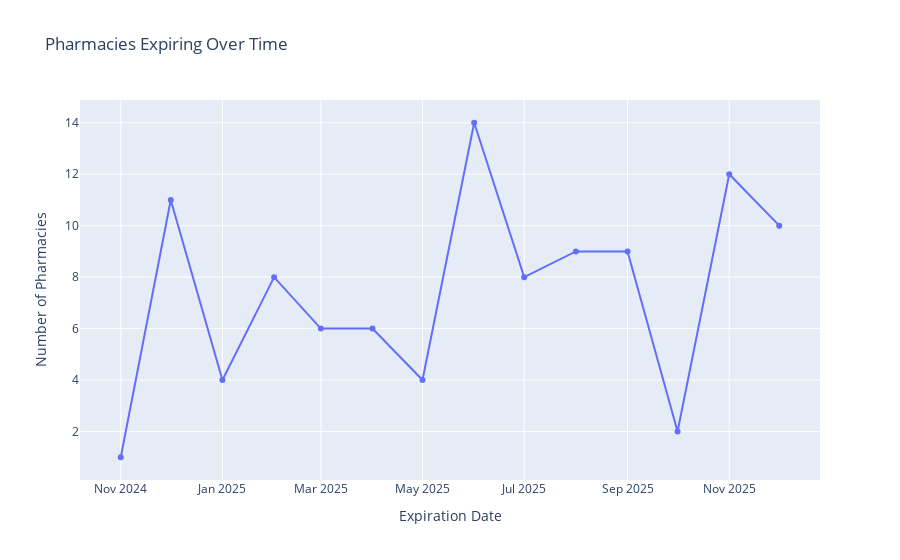

Notebook code for this chart:
### Markdown cell above
### When will the available pharmacies licenses expire?

### Code cell
# Step 1: Convert 'Expiration Date' to datetime (if not already done)
available_pharmacies['Expiration Date'] = pd.to_datetime(available_pharmacies['Expiration Date'], errors='coerce')

# Step 2: Group the data by month and year, and convert to string
expiration_monthly_counts = available_pharmacies.groupby(available_pharmacies['Expiration Date'].dt.to_period('M')).size().reset_index(name='Count')

# Convert Period to string for Plotly compatibility
expiration_monthly_counts['Expiration Date'] = expiration_monthly_counts['Expiration Date'].astype(str)

# Step 3: Plot the time series as a line chart with markers
fig = px.line(
    expiration_monthly_counts,
    x='Expiration Date',
    y='Count',
    title="Pharmacies Expiring Over Time",
    labels={'Expiration Date': 'Expiration Date', 'Count': 'Number of Pharmacies'},
    markers=True
)

# Add text labels for each marker to display the count
fig.update_traces(
    text=expiration_monthly_counts['Count'],   # Add the count as text
    textposition='top center',  # Position the text above each marker
)

# Show the plot
fig.show()

### Figure 1 — Plotly figure (JSON) as saved in the notebook; plotly's stock layout.template omitted (floating-point values rounded to 4 significant figures)
{"data": [{"hovertemplate": "Expiration Date=%{x}<br>Number of Pharmacies=%{y}<extra></extra>", "legendgroup": "", "line": {"color": "#636efa", "dash": "solid"}, "marker": {"symbol": "circle"}, "mode": "lines+markers", "name": "", "orientation": "v", "showlegend": false, "x": ["2024-11", "2024-12", "2025-01", "2025-02", "2025-03", "2025-04", "2025-05", "2025-06", "2025-07", "2025-08", "2025-09", "2025-10", "2025-11", "2025-12"], "xaxis": "x", "y": [1, 11, 4, 8, 6, 6, 4, 14, 8, 9, 9, 2, 12, 10], "yaxis": "y", "type": "scatter", "text": [1.0, 11.0, 4.0, 8.0, 6.0, 6.0, 4.0, 14.0, 8.0, 9.0, 9.0, 2.0, 12.0, 10.0], "textposition": "top center"}], "layout": {"xaxis": {"anchor": "y", "domain": [0.0, 1.0], "title": {"text": "Expiration Date"}}, "yaxis": {"anchor": "x", "domain": [0.0, 1.0], "title": {"text": "Number of Pharmacies"}}, "legend": {"tracegroupgap": 0}, "title": {"text": "Pharmacies Expiring Over Time"}}}
